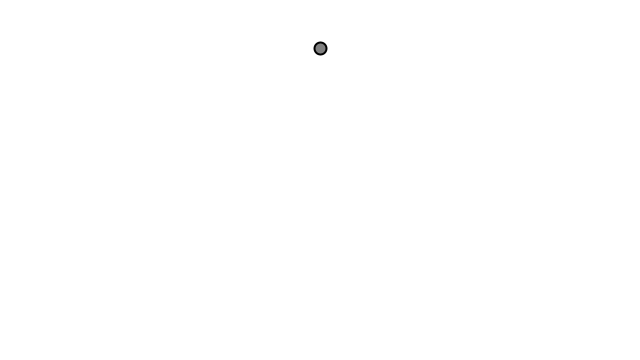
Frame 1 (no input)
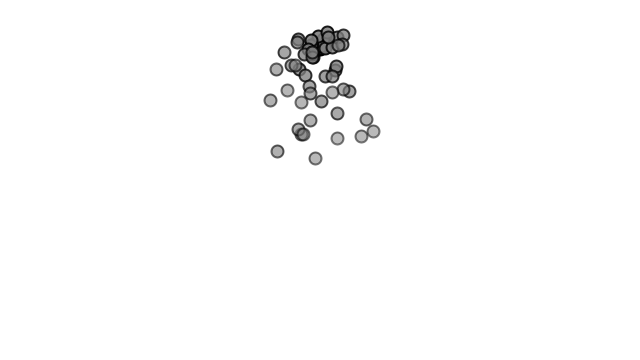
Frame 60 (the mouse pressed at the canvas centre just before this capture)
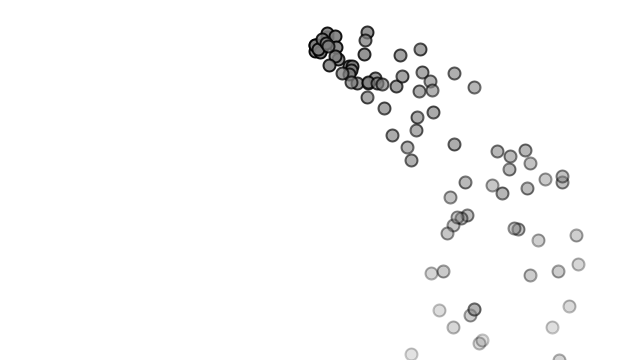
Frame 120 (the mouse held since frame 60 and released just before this capture)

The Processing sketch that drew these frames (run headless with seeded random() and noise(); from frame 60 on, the mouse is pressed at the canvas centre):

// Processing sketch: sketch_4_8_applying_forces_to_system
// ── sketch_4_8_applying_forces_to_system.pde
ParticleSystem ps;

void setup() {
  size(640,360);
  ps = new ParticleSystem(new PVector(width/2,50));
}

void draw() {
  background(255);
  
  // Apply gravity force to all Particles
  PVector gravity = new PVector(0,0.1);
  ps.applyForce(gravity);
  
  if (mousePressed) {
    PVector wind = new PVector(0.1,0);
    ps.applyForce(wind);
  }
  
  ps.addParticle();
  ps.run();
}
  
  

// ── Particle.pde
class Particle {
  PVector position;
  PVector velocity;
  PVector acceleration;
  float lifespan;
  
  float mass = 1; // Let's do something better here!

  Particle(PVector l) {
    acceleration = new PVector(0,0);
    velocity = new PVector(random(-1,1),random(-2,0));
    position = l.get();
    lifespan = 255.0;
  }

  void run() {
    update();
    display();
  }

  void applyForce(PVector force) {
    PVector f = force.get();
    f.div(mass);   
    acceleration.add(f);
  }

  // Method to update position
  void update() {
    velocity.add(acceleration);
    position.add(velocity);
    acceleration.mult(0);
    lifespan -= 2.0;
  }

  // Method to display
  void display() {
    stroke(0,lifespan);
    strokeWeight(2);
    fill(127,lifespan);
    ellipse(position.x,position.y,12,12);
  }

  // Is the particle still useful?
  boolean isDead() {
    if (lifespan < 0.0) {
      return true;
    } else {
      return false;
    }
  }
}

// ── ParticleSystem.pde
class ParticleSystem {
  ArrayList<Particle> particles;
  PVector origin;

  ParticleSystem(PVector position) {
    origin = position.get();
    particles = new ArrayList<Particle>();
  }

  void addParticle() {
    particles.add(new Particle(origin));
  }

  // A function to apply a force to all Particles
  void applyForce(PVector f) {
    for (Particle p: particles) {
      p.applyForce(f);
    }
  }

  void run() {
    for (int i = particles.size()-1; i >= 0; i--) {
      Particle p = particles.get(i);
      p.run();
      if (p.isDead()) {
        particles.remove(i);
      }
    }
  }
}
